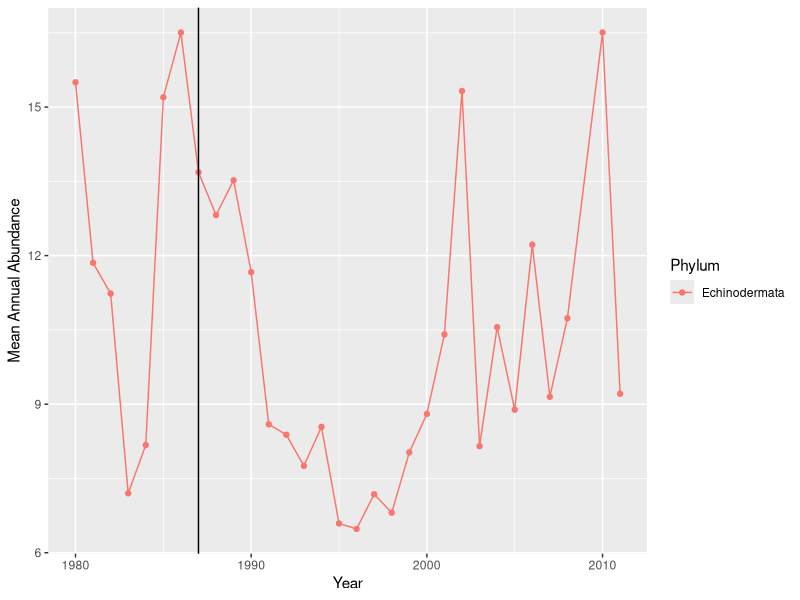
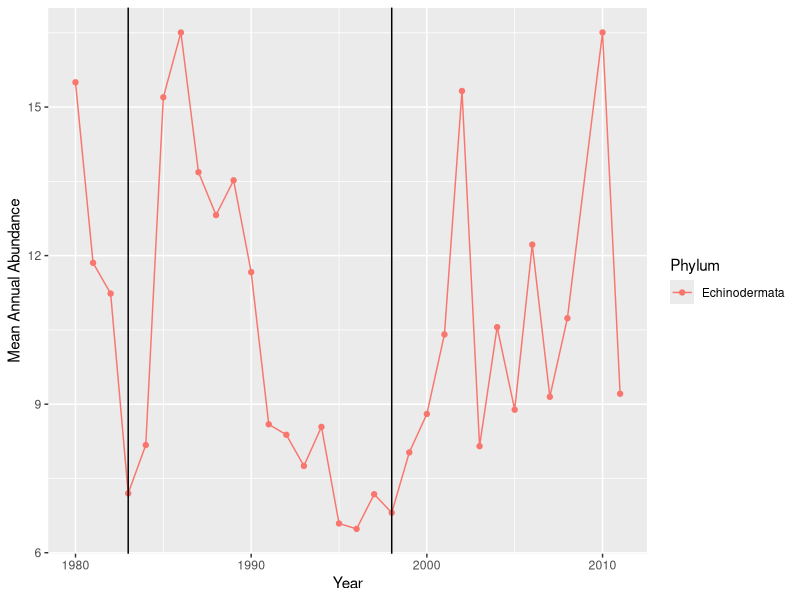
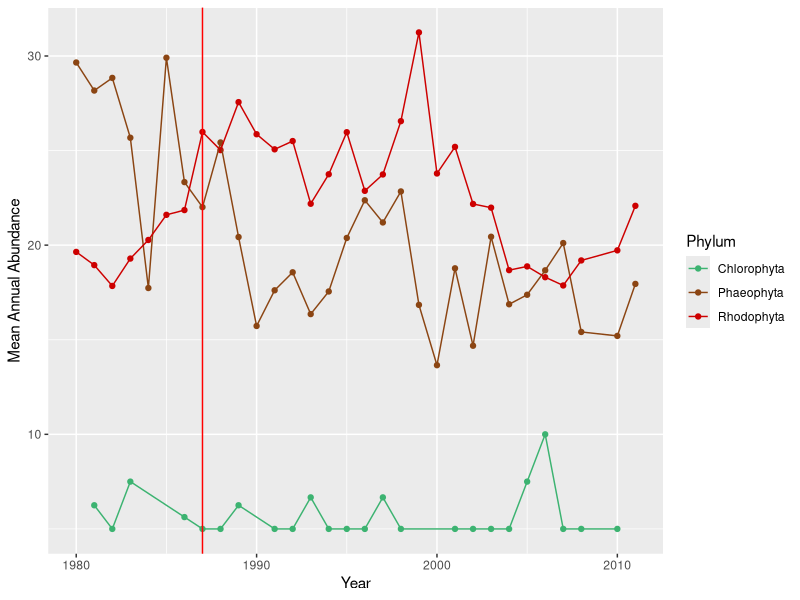
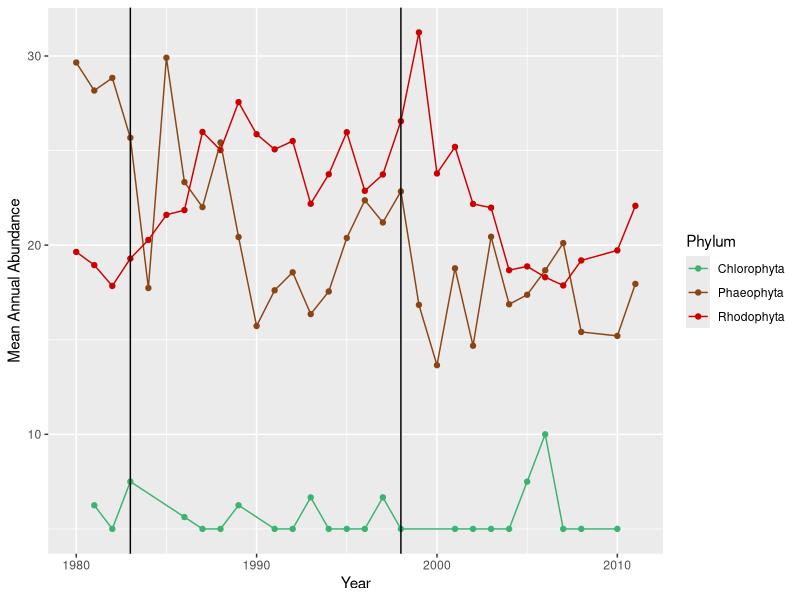

The R script that drew these images, in order:
## ---- chunk 1
knitr::opts_chunk$set(echo = TRUE)
library(tidyverse)
library(ggplot2)
library(dplyr)
## ---- chunk 2
kelp <-read.csv("final_rawdata.csv",stringsAsFactors = TRUE)
unique(kelp$GENUS_SPECIES)
## ---- chunk 3

## Removing Columns
kelp_cleaned <- kelp %>% 
                  select(-SAMPLE_DESC,
                         -BIOMAS)


## Renaming Columns
kelp_cleaned <- kelp_cleaned %>% 
                        rename(Abundance = ABUNDANCE, 
                               Species = `GENUS_SPECIES`,
                               Plot = PLOT,
                               Latitude = LATITUDE,
                               Longitude = LONGITUDE,
                               Day = DAY, 
                               Month = MONTH,
                               Year = YEAR) 

## Adding Date Column
kelp_cleaned['Date'] <- NA
kelp_cleaned$Date<-as.Date(with(kelp_cleaned,paste(Year,Month,Day,sep="-")),"%Y-%m-%d")


## Adding Phylum Column
phylum <- read.csv("phylum.csv", stringsAsFactors = TRUE)
kelp_cleaned <- left_join(kelp_cleaned, phylum, by="Species")



## Organizing Columns
kelp_cleaned = select(kelp_cleaned, Abundance, Phylum, Species, Plot, Latitude, Longitude, Date, Year, Month, Day)


head(kelp_cleaned)
## ---- chunk 4
## Subset by phylum
echinodermata_year <- kelp_cleaned %>% 
  select(Abundance, Phylum, Species, Year, Date) %>% 
  filter(Phylum == "Echinodermata") %>% 
  group_by(Year, Phylum) %>% 
  summarize(Mean_Abundance = mean(Abundance))

## Plotting
ggplot(data= echinodermata_year,
       aes(x= Year, y= Mean_Abundance,
           color= Phylum, by= Phylum)) +
  geom_point() + geom_line() +
  geom_vline(xintercept= 1987, color= 'black') + 
  labs(x= "Year", y= "Mean Annual Abundance")
## ---- chunk 5
## Subset by phylum
echinodermata_year <- kelp_cleaned %>% 
  select(Abundance, Phylum, Species, Year, Date) %>% 
  filter(Phylum == "Echinodermata") %>% 
  group_by(Year, Phylum) %>% 
  summarize(Mean_Abundance = mean(Abundance))

## Plotting
ggplot(data= echinodermata_year,
       aes(x= Year, y= Mean_Abundance,
           color= Phylum, by= Phylum)) +
  geom_point() + geom_line() +
  geom_vline(xintercept= 1983, color= 'black') + 
  geom_vline(xintercept= 1998, color= 'black') +
  labs(x= "Year", y= "Mean Annual Abundance")
## ---- chunk 6
# Subsetting by algae: 
algae_year <- kelp_cleaned %>%
  select(Abundance, Year, Date, Species, Phylum) %>% 
  filter(Phylum == "Rhodophyta" | Phylum == "Chlorophyta" |
           Phylum == "Phaeophyta") %>% 
  group_by(Year, Phylum) %>%
  summarize(Mean_Abundance = mean(Abundance))


ggplot(data=algae_year, aes(x=Year, y=Mean_Abundance, 
                            color=Phylum, by=Phylum)) + 
  geom_point() + geom_line() +
  geom_vline(xintercept= 1987, color= 'red') + 
  scale_color_manual(values = c("mediumseagreen", "chocolate4", 
                                "red3")) +
  labs(x="Year", y="Mean Annual Abundance")
## ---- chunk 7
## Subset by algae
algae_El_Nino <- kelp_cleaned %>% 
  select(Abundance, Phylum, Species, Year, Date) %>% 
  filter(Phylum == "Rhodophyta" | 
         Phylum == "Chlorophyta" |
         Phylum == "Phaeophyta") %>% 
  group_by(Year, Phylum) %>% 
  summarize(Mean_Abundance = mean(Abundance))

## Plotting
ggplot(data= algae_El_Nino,
       aes(x= Year, y= Mean_Abundance,
           color= Phylum, by= Phylum)) +
  geom_point() + geom_line() +
  geom_vline(xintercept= 1983, color= 'black') + 
  geom_vline(xintercept= 1998, color= 'black') +
  scale_color_manual(values = c("mediumseagreen", "chocolate4", 
                                "red3")) +
  labs(x= "Year", y= "Mean Annual Abundance")
